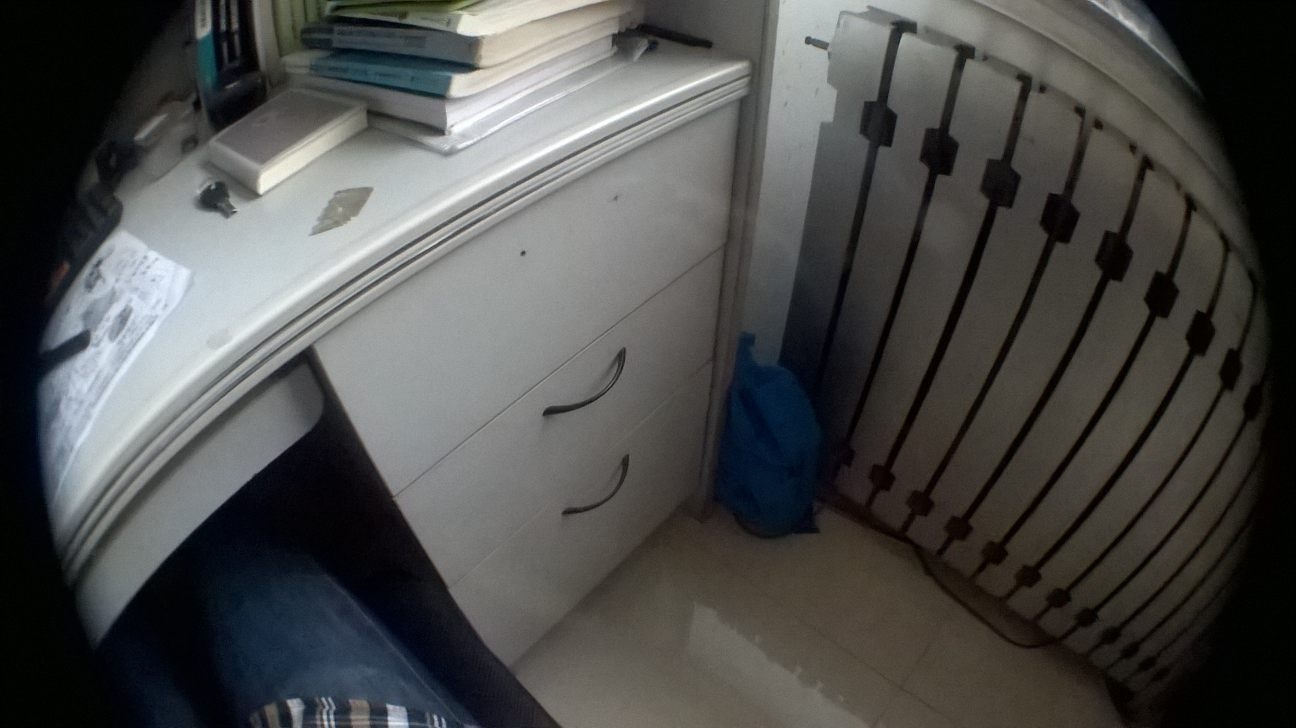
#> input picture mobilephone/1.jpg, 2592 x 1456 px, found by its file name (shown at 1/2 size)
$ python experiment_real.py
#> lines starting #> are read from the running program, lines starting #| are printed output that depends on the picture
### research/src/vals.py
"""VALS - Variable Angle Line Scan (变角度线扫描法).

Faithful Python port of findCircleParameter::revisedScanLineMethod
(program/findCircleParameter.cpp L355-837) + synthetic image generator +
an improved variant (clearly separated, NOT part of the source/paper).

Source behaviour reproduced (line numbers refer to findCircleParameter.cpp):
* L369  : 2N scan directions, theta_n = pi*n/(2N), n = 0..2N-1
* n == 0: horizontal rows, top->bottom and bottom->top, per-row
          (max-min) > threshold, tangent point = first argmax in that row
          (cv::minMaxLoc semantics, L385-425)
* 0<n<N : oblique lines y = tan(theta)*(i-x) scanned from the top-left corner
          (L444-498) and y = H-1-tan(theta)*(x-i) from the bottom-right
          (L506-560). max/min are CUMULATIVE over all pixels visited so far in
          this direction (not reset per line); the point stored is the
          (first) pixel that reached the running maximum.
* n == N: vertical columns, left->right and right->left (L581-623)
* N<n<2N: L643-756 (note L703 `imgSize.width - 1 / 2` == width, integer division)
* L433/569/631/765: a pair contributes a distance only when both sides are found
* L794-811: mean of pair distances; keep pairs with distance < mean (strict)
* L815: Kasa fit (with int truncation of centre and radius)

Coordinates: pixel (x to the right, y down), integer, as in the source.
"""
from __future__ import annotations

import math
from dataclasses import dataclass, field

import numpy as np

from kasa import kasa_fit_source, kasa_fit, CircleFit


# --------------------------------------------------------------------------
#  Synthetic data
# --------------------------------------------------------------------------
# [46 lines left out: functions synthetic_fisheye, synthetic_edge_points, not called in this run]


# --------------------------------------------------------------------------
#  Faithful port
# --------------------------------------------------------------------------
@dataclass
class ValsResult:
    ok: bool
    center: tuple | None
    radius: int | None
    center_float: tuple | None
    points: list = field(default_factory=list)       # all tangent points (pairs)
    distances: list = field(default_factory=list)    # pair distances
    valid_points: list = field(default_factory=list)
    angles_used: list = field(default_factory=list)
    mean_distance: float = float("nan")
    message: str = ""


def _to_int(v: float) -> int:
    """C++ double -> int conversion (truncation toward zero)."""
    return int(math.trunc(v))


class _Running:
    """Cumulative max/min with cv-like strict update semantics."""

    def __init__(self):
        self.mx, self.mn, self.pt = 0, 255, (0, 0)

    # [6 lines left out: function feed, not called in this run]


def _scan_oblique(gray, theta, thr, which):
    """Port of the four oblique scanning loops. Returns point or None."""
    H, W = gray.shape
    t = math.tan(theta)
    run = _Running()
    if which == "A":       # 0<n<N first half  (L444-497)
        irange = range(0, W)
        jr = lambda i: range(0, i + 1)
        fy = lambda x, i: -t * (x - i)
    elif which == "B":     # 0<n<N second half (L506-559)
        irange = range(W - 1, -1, -1)
        jr = lambda i: range(i, W)
        fy = lambda x, i: H - 1 - t * (x - i)
    elif which == "C":     # N<n<2N first half (L643-694)
        irange = range(0, W)
        jr = lambda i: range(0, i + 1)
        fy = lambda x, i: H - 1 - t * (x - i)
    elif which == "D":     # N<n<2N second half (L703-755), note width - 1/2 == width
        irange = range(W - 1 // 2, -1, -1)
        jr = lambda i: range(i, W)
        fy = lambda x, i: -t * (x - i)
    else:
        raise ValueError(which)
    for i in irange:
        xs = np.fromiter(jr(i), dtype=np.int64)
        if xs.size == 0:
            continue
        ys = np.trunc(fy(xs.astype(float), i)).astype(np.int64)
        ok = (xs >= 0) & (xs < W) & (ys >= 0) & (ys < H)
        xs, ys = xs[ok], ys[ok]
        if xs.size == 0:
            continue
        vals = gray[ys, xs].astype(np.int64)
        # vectorised version of the per-pixel loop with identical semantics
        prev_mx, prev_mn = run.mx, run.mn
        cmx = np.maximum.accumulate(np.maximum(vals, prev_mx))
        cmn = np.minimum.accumulate(np.minimum(vals, prev_mn))
        hit = np.nonzero(np.abs(cmx - cmn) > thr)[0]
        if hit.size:
            k = hit[0]
            m = cmx[k]
            if m > prev_mx:
                j = int(np.nonzero(vals[: k + 1] == m)[0][0])
                run.pt = (int(xs[j]), int(ys[j]))
            return run.pt
        # no trigger: update state
        if cmx[-1] > prev_mx:
            j = int(np.nonzero(vals == cmx[-1])[0][0])
            run.pt = (int(xs[j]), int(ys[j]))
        run.mx, run.mn = int(cmx[-1]), int(cmn[-1])
    return None


def _scan_rows(gray, thr, reverse):
    H = gray.shape[0]
    rng = range(H - 1, -1, -1) if reverse else range(H)
    for i in rng:
        row = gray[i]
        if int(row.max()) - int(row.min()) > thr:
            return (int(np.argmax(row)), i)
    return None


def _scan_cols(gray, thr, reverse):
    W = gray.shape[1]
    rng = range(W - 1, -1, -1) if reverse else range(W)
    for i in rng:
        col = gray[:, i]
        if int(col.max()) - int(col.min()) > thr:
            return (i, int(np.argmax(col)))
    return None


def vals_source(gray: np.ndarray, threshold: int = 40, N: int = 5) -> ValsResult:
    """Faithful port of revisedScanLineMethod. `gray` must be uint8 single channel."""
    gray = np.asarray(gray)
    if gray.ndim == 3:
        raise ValueError("expects a single-channel grey image (source does cvtColor BGR2GRAY)")
    if gray.dtype != np.uint8:
        raise ValueError("expects uint8")
    points, distance, angles = [], [], []
    for n in range(0, 2 * N):
        theta = math.pi * n / (2 * N)
        if n == 0:
            p1, p2 = _scan_rows(gray, threshold, False), _scan_rows(gray, threshold, True)
        elif 0 < n < N:
            p1, p2 = _scan_oblique(gray, theta, threshold, "A"), _scan_oblique(gray, theta, threshold, "B")
        elif n == N:
            p1, p2 = _scan_cols(gray, threshold, False), _scan_cols(gray, threshold, True)
        else:
            p1, p2 = _scan_oblique(gray, theta, threshold, "C"), _scan_oblique(gray, theta, threshold, "D")
        if p1 is not None and p2 is not None:
            points += [p1, p2]
            distance.append(math.hypot(p1[0] - p2[0], p1[1] - p2[1]))
            angles.append(theta)
    res = ValsResult(False, None, None, None, points=points, distances=distance, angles_used=angles)
    if not distance:
        # source: mean /= distance.size() -> 0/0 = NaN, no valid point, Kasa fails
        res.message = "no complete tangent pair (source divides by zero -> NaN mean)"
        return res
    mean = sum(distance) / len(distance)
    res.mean_distance = mean
    valid = []
    for i, d in enumerate(distance):
        if d < mean:
            valid += [points[2 * i], points[2 * i + 1]]
    res.valid_points = valid
    ok, c, r, cf = kasa_fit_source(np.array(valid)) if valid else (False, None, None, None)
    if not ok:
        res.message = "Kasa failed (<=2 valid points)"
        return res
    res.ok, res.center, res.radius, res.center_float = True, c, r, cf
    return res


# --------------------------------------------------------------------------
#  Improvement (separate, NOT the source algorithm)
# --------------------------------------------------------------------------
# [56 lines left out: function vals_improved, not called in this run]

### research/src/kasa.py
"""Circle fitting: Kasa (as in the source and the paper), plus Pratt / Taubin /
geometric (Levenberg-Marquardt) and a RANSAC wrapper for comparison.

Source reference: program/findCircleParameter.cpp, CircleFitByKasa (L840-879).
Paper reference:  Eq. (1)-(3), section 2.

Kasa model (algebraic):
    (x-a)^2 + (y-b)^2 = r^2
 => x^2 + y^2 = 2a*x + 2b*y + (r^2 - a^2 - b^2)
 => x^2 + y^2 = p1*x + p2*y + p3        (linear in p = [p1, p2, p3])
    A = [x y 1],  B = x^2 + y^2,  p = pinv(A) B
    a = p1/2, b = p2/2, r = sqrt((p1^2 + p2^2)/4 + p3)

All coordinates here are *pixel* coordinates (x right, y down) unless stated.
"""
from __future__ import annotations

import numpy as np
from dataclasses import dataclass

try:
    from scipy.optimize import least_squares
except Exception:  # pragma: no cover
    least_squares = None


@dataclass
class CircleFit:
    cx: float
    cy: float
    r: float
    ok: bool = True
    method: str = ""

    # [4 lines left out: function residuals, not called in this run]

    def rms(self, pts) -> float:
        return float(np.sqrt(np.mean(self.residuals(pts) ** 2)))


# [23 lines left out: functions _check, kasa_fit, not called in this run]


def kasa_fit_source(pts):
    """Bit-for-bit *behaviour* of CircleFitByKasa in the C++ source:

    * returns failure when len(pts) <= 2 (source: `validPoints.size() <= 2`)
    * B is stored as `vector<int>` (pow() result truncated to int; exact for
      integer pixel coordinates < 46341)
    * P = A.inv(CV_SVD) * B  (pseudo-inverse)
    * center.x = p1/2 and center.y = p2/2 are assigned to `int` -> C++ truncation
      toward zero; radius likewise truncated.
    Returns (ok, (cx_int, cy_int), r_int, (p1/2, p2/2, r_float)).
    """
    pts = np.asarray(pts)
    if len(pts) <= 2:
        return False, None, None, None
    pts = pts.astype(np.int64)
    x, y = pts[:, 0].astype(float), pts[:, 1].astype(float)
    A = np.column_stack([x, y, np.ones_like(x)])
    B = np.trunc(x * x + y * y)
    p = np.linalg.pinv(A) @ B
    p1, p2, p3 = p
    r = np.sqrt((p1 ** 2 + p2 ** 2) / 4 + p3)
    return True, (int(np.trunc(p1 / 2)), int(np.trunc(p2 / 2))), int(np.trunc(r)), (p1 / 2, p2 / 2, r)


# [118 lines left out: functions pratt_fit, taubin_fit, geometric_fit, ransac_kasa, not called in this run]


FITTERS = {
    "kasa": kasa_fit,
    "pratt": pratt_fit,
    "taubin": taubin_fit,
    "geometric": geometric_fit,
    "geometric_huber": lambda p: geometric_fit(p, loss="huber"),
    "ransac_kasa": ransac_kasa,
}

### research/experiments/_common.py
"""Shared paths, plotting style and IO for all experiments."""
from __future__ import annotations

import json
import os
import sys

HERE = os.path.dirname(os.path.abspath(__file__))
RESEARCH = os.path.abspath(os.path.join(HERE, ".."))
sys.path.insert(0, os.path.join(RESEARCH, "src"))

# repository root (research/ lives inside the repo); override with FISHEYE_REPO
REPO = os.environ.get("FISHEYE_REPO", os.path.abspath(os.path.join(RESEARCH, "..")))
FIG = os.path.join(RESEARCH, "results", "figures")
MET = os.path.join(RESEARCH, "results", "metrics")
os.makedirs(FIG, exist_ok=True)
os.makedirs(MET, exist_ok=True)

import matplotlib
matplotlib.use("Agg")
import matplotlib.pyplot as plt  # noqa: E402

# validated categorical order (dataviz reference palette, light mode)
C = ["#2a78d6", "#eb6834", "#1baf7a", "#eda100", "#e87ba4", "#008300", "#6250d6", "#e34948"]
INK, INK2, GRID = "#0b0b0b", "#52514e", "#e4e3df"

plt.rcParams.update({
    "figure.dpi": 110, "savefig.dpi": 140, "savefig.bbox": "tight",
    "axes.edgecolor": INK2, "axes.labelcolor": INK, "axes.titlesize": 11,
    "axes.grid": True, "grid.color": GRID, "grid.linewidth": 0.6,
    "axes.spines.top": False, "axes.spines.right": False,
    "xtick.color": INK2, "ytick.color": INK2, "lines.linewidth": 2,
    "legend.frameon": False, "font.size": 9,
    "axes.prop_cycle": matplotlib.cycler(color=C),
})


# [27 lines left out: functions savefig, savejson, savecsv, not called in this run]


def repo_path(*p):
    return os.path.join(REPO, *p)

### research/experiments/experiment_real.py
"""Experiment E: real fisheye images from the repository + a SYNTHETIC cube-room
checkerboard, corrected with the Python re-implementations, and the gold-standard check
against resources/corrected0.jpg (produced by the original C++ program).

    python experiments/experiment_real.py
"""
from __future__ import annotations

import numpy as np
import cv2

from _common import plt, savefig, savejson, repo_path, FIG
from lccp import PI, get_phi_closed
from vals import vals_source
from correction import (correction3, correction4, correction5, c2_latlon, maps_from_latlon,
                        remap_source, remap_bilinear)
from coordinate_transform import fisheye_to_xyz


def gold_check():
    print("[E1] gold standard: resources/corrected0.jpg vs Python Correction3")
    img = cv2.imread(repo_path("ImagesForTest", "1", "1.JPG"))
#> img is the input picture: shape (1456, 2592, 3); mean B, G, R 75.4, 77, 76.4
    gold = cv2.imread(repo_path("resources", "corrected0.jpg"))
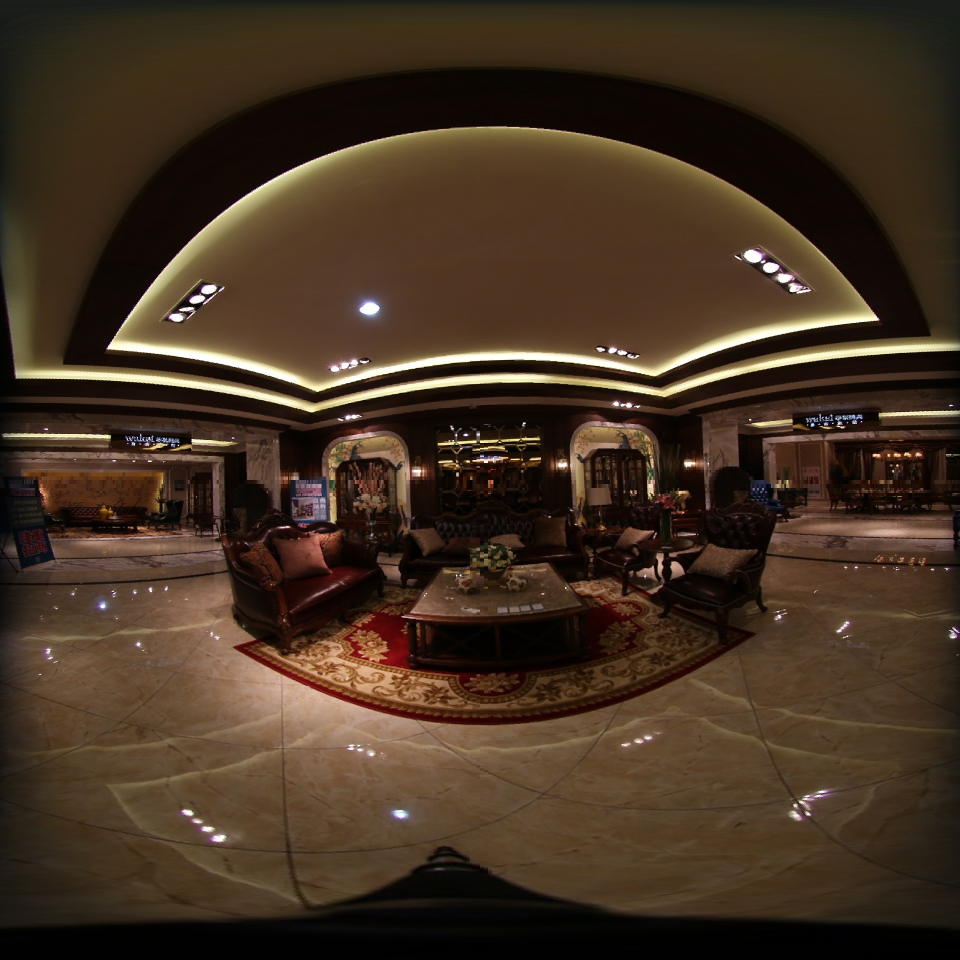
#> input picture corrected0.jpg, 1920 x 1920 px, found by its file name (shown at 1/2 size)
#> gold is the input picture: shape (1920, 1920, 3); mean B, G, R 34.3, 50.2, 67.5
    if img is None or gold is None:
        print("   images missing -> skipped"); return {"skipped": True}
    gray = cv2.cvtColor(img, cv2.COLOR_BGR2GRAY)
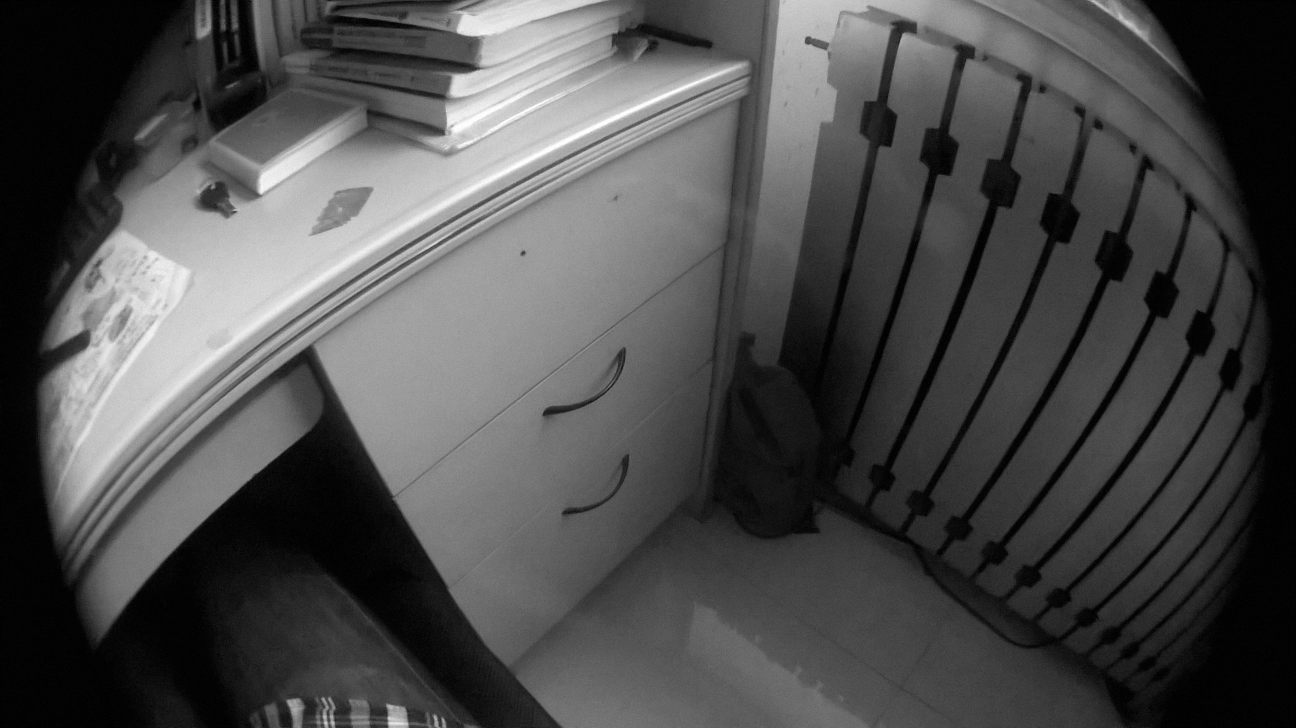
#> gray: shape (1456, 2592) (shown at 1/2 size); min 0, max 255, mean 76.6
    vr = vals_source(gray, 23, 5)            # valid_params.txt: Fisheye\1: N=5, t=23, 24
#> the loop in vals_source, `for n in range(0, 2 * N):` made 10 passes
#> (p1, p2) on passes 3 to 10: ((371, 1), (2301, 1455)), ((340, 38), (2301, 1455)), ((158, 360), (2490, 1094)), ((70, 793), (2539, 815)), ((132, 1168), (2472, 360)), ((182, 1291), (2310, 31)), ((307, 1453), (2284, 0)), ((307, 1453), (2284, 0))
#> points on passes 1 to 2: [(1066, 0), (786, 1455)], [(1066, 0), (786, 1455), (371, 1), (2301, 1455)]
#> after the loop in vals_source, `for n in range(0, 2 * N):`: angles = [0, 0.314, 0.628, 0.942, 1.26, 1.57, 1.88, 2.2, 2.51, 2.83]; distance = [1481.7, 2416.4, 2416.4, 2419.4, 2444.8, 2469.1, 2475.6, 2473.1, 2453.5, 2453.5]
#> in vals_source, `mean = sum(distance) / len(distance)`: mean = 2350.3
#> the loop in vals_source, `for i, d in enumerate(distance):` made 10 passes
#> (d, valid) on pass 1: (1481.7, [(1066, 0), (786, 1455)])
#> d on passes 2 to 7: 2416.4, 2416.4, 2419.4, 2444.8, 2469.1, 2475.6
#> in vals_source, `res.valid_points = valid`: res.valid_points = [(1066, 0), (786, 1455)]
#> in kasa_fit_source, `pts = np.asarray(pts)`: pts = [[1066, 0], [786, 1455]]
#> in vals_source, `ok, c, r, cf = kasa_fit_source(np.array(valid)) if valid else (False, ..`: ok = False
    res = {"vals_t23_N5": dict(center=vr.center, radius=vr.radius)}

    def mae(o, rows=None):
        d = np.abs(o.astype(int) - gold.astype(int))
        return float(d.mean() if rows is None else d[rows].mean())

    eq = slice(950, 970)
#> (the run stopped early here; a loop or call above may not have finished)
